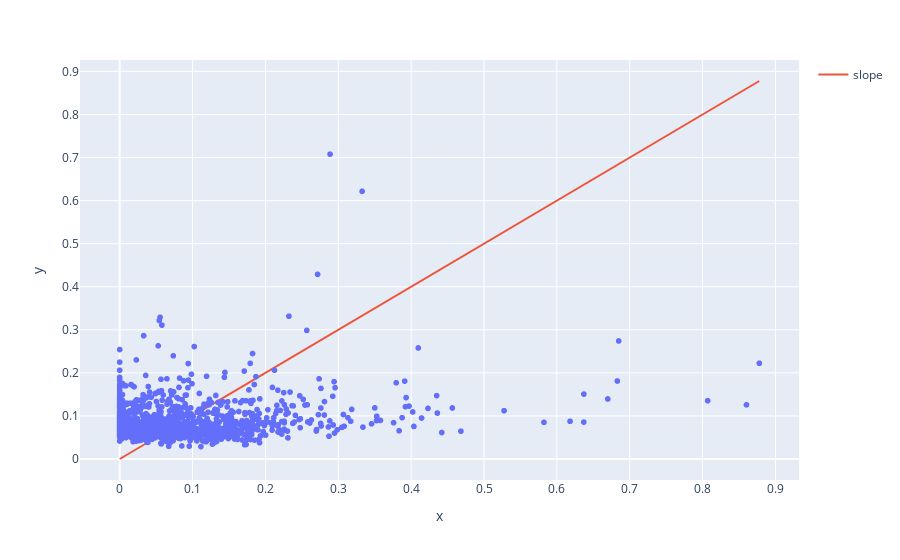

Source (notebook cell):
### Code cell
import plotly.express as px
import plotly.graph_objects as go
fig = px.scatter(x=df_test.iloc[:, -1], y=test_predict)
fig.add_trace(
    go.Scatter(x=df_test.iloc[:, -1], y=df_test.iloc[:, -1], name="slope", line_shape='linear')
)
fig.show()

### Figure 1 — Plotly figure (JSON) as saved in the notebook; plotly's stock layout.template omitted (floating-point values rounded to 4 significant figures; data arrays with more than 128 entries replaced by an {"elided": "..."} marker saying what was removed)
{"data": [{"hovertemplate": "x=%{x}<br>y=%{y}<extra></extra>", "legendgroup": "", "marker": {"color": "#636efa", "symbol": "circle"}, "mode": "markers", "name": "", "showlegend": false, "type": "scattergl", "x": {"elided": "1381 float values"}, "xaxis": "x", "y": {"elided": "1381 float values"}, "yaxis": "y"}, {"line": {"shape": "linear"}, "name": "slope", "type": "scatter", "x": {"elided": "1381 float values"}, "y": {"elided": "1381 float values"}}], "layout": {"legend": {"tracegroupgap": 0}, "margin": {"t": 60}, "xaxis": {"anchor": "y", "domain": [0, 1], "title": {"text": "x"}}, "yaxis": {"anchor": "x", "domain": [0, 1], "title": {"text": "y"}}}}
